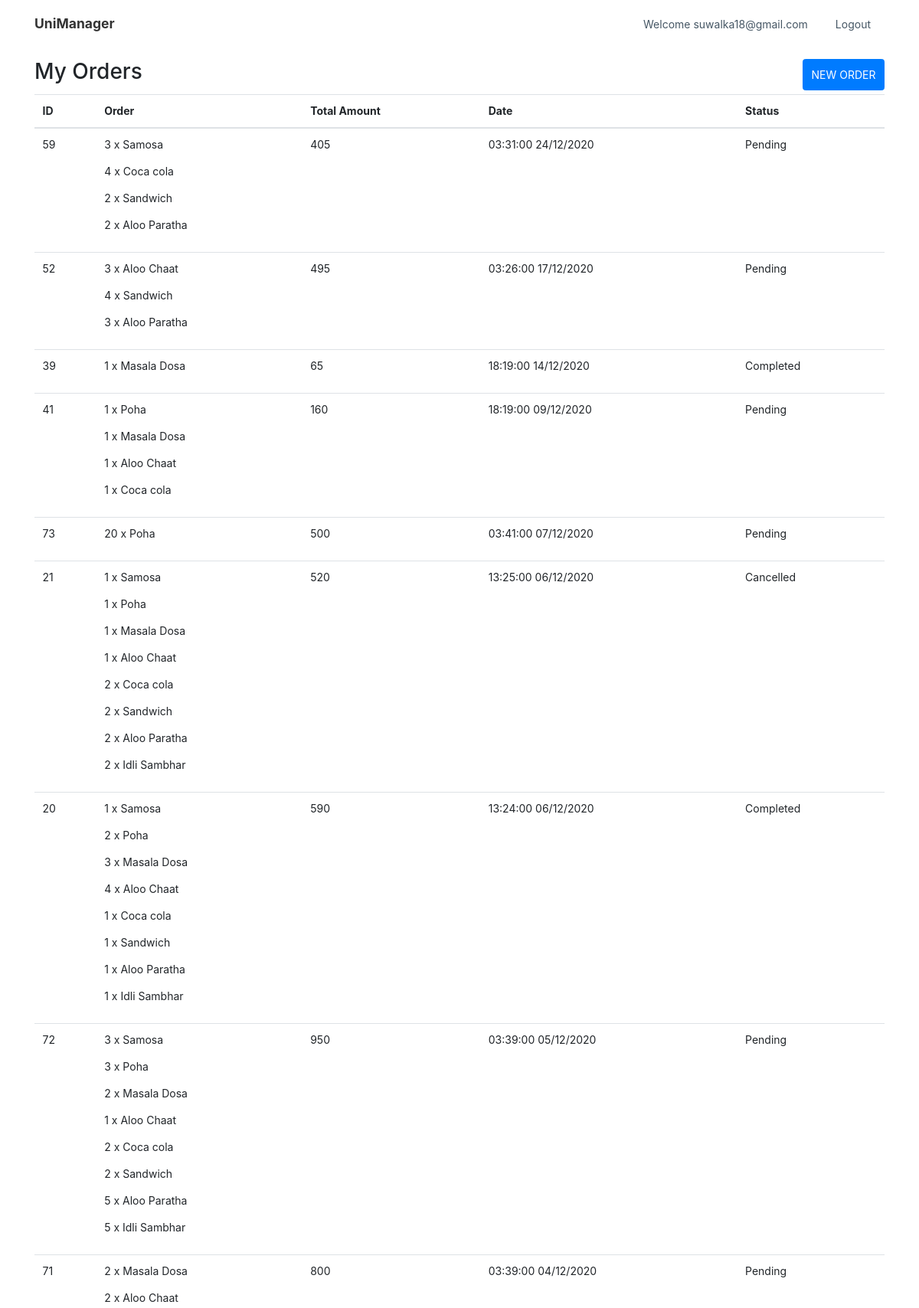
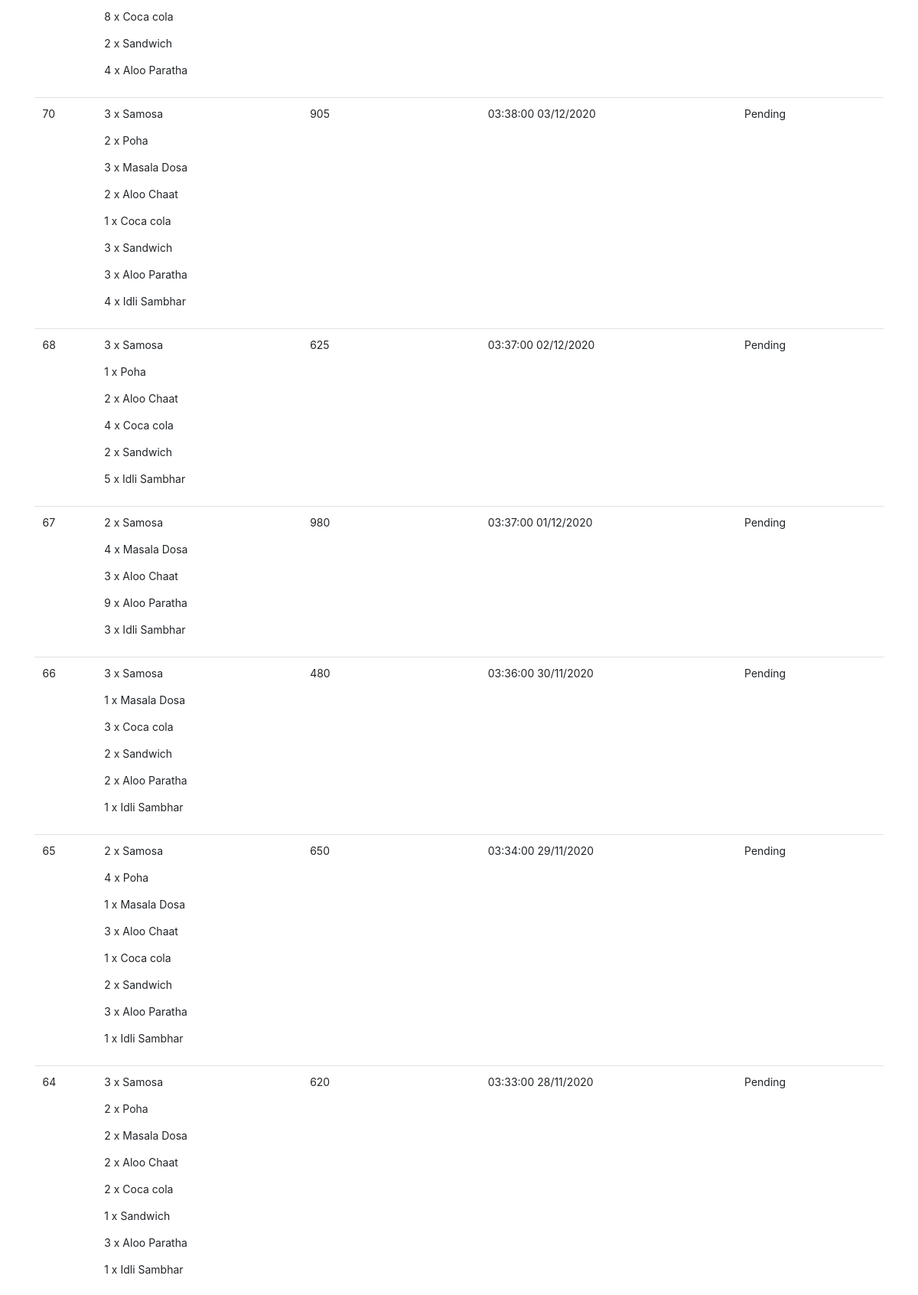
/home/canteen (signed in, upper part), run on the app's committed database (2 pictures, top to bottom).
### myapp/models.py (models this page shows)
class Order(models.Model):
    submit_user = models.ForeignKey(get_user_model(), on_delete=models.CASCADE, related_name="user_order")
    order_date = models.DateTimeField(auto_now=True, null=False, blank=False)
    delivery_date = models.DateTimeField(null=False, blank=False)
    total_cost = models.IntegerField(blank=False, null=True)
    status = models.IntegerField(blank=False, null=False, default=0)

### myapp/views.py (the view)
# urls.py: path("home/canteen", canteen_user, name="canteen"),
def canteen_user(request):
    orders = list(Order.objects.filter(submit_user=request.user).order_by("-delivery_date").values())
    for order in range(len(orders)):
        itemob = list(Order_items.objects.filter(order_id=orders[order]["id"]).values())
        orders[order]["delivery_date"] = orders[order]["delivery_date"].strftime('%H:%M:%S %d/%m/%Y')
        food_items = []
        for item in itemob:
            menu_item = Menu.objects.filter(id=item["item_id_id"]).first()
            food_items.append([str(item["quantity"]) + " x " + menu_item.name])
        orders[order]["items"] = food_items
    return render(request, "canteen_user.html", {"name": request.session['name'].split()[0], "orders": orders})

### templates/canteen_user.html (shortened to what this page needs)
{% load static %}
<!DOCTYPE html>
<html>
<head>
    <link rel="stylesheet" href="{% static 'assets/bootstrap/css/bootstrap.min.css' %}">
    <link rel="stylesheet" href="{% static 'assets/fonts/ionicons.min.css' %}">
    <link rel="stylesheet" href="{% static 'assets/css/Contact-Form-Clean-n.css' %}">
    <link rel="stylesheet" href="{% static 'assets/css/Different-Styled---Cards-1-n.css' %}">
    <link rel="stylesheet" href="{% static 'assets/css/Different-Styled---Cards-n.css' %}">
    <link rel="stylesheet" href="{% static 'assets/css/Footer-Basic-n.css' %}">
    <link rel="stylesheet" href="{% static 'assets/css/Navigation-Clean-n.css' %}">
    <link rel="stylesheet" href="{% static 'assets/css/Newsletter-Subscription-Form-n.css' %}">
    <link rel="stylesheet" href="{% static 'assets/css/styles-n.css' %}">
</head>
<body>
<nav class="navbar navbar-light navbar-expand-md navigation-clean">
    <div class="container"><a class="navbar-brand" href="/">UniManager</a>
        <div class="collapse navbar-collapse"
             id="navcol-1">
            <ul class="nav navbar-nav ml-auto">
                <li class="nav-item" role="presentation"><a class="nav-link" href="#">Welcome {{ name }}</a></li>
                <li class="nav-item" role="presentation"><a class="nav-link" href="/logout">Logout</a></li>
            </ul>
        </div>
    </div>
</nav>
<div style="margin-top: 1em;">
    <div class="container">
        <div style="display: flex;justify-content: space-between;margin-bottom: 5px;">
            <h2 class="text-left">My Orders</h2>
            <button class="btn btn-primary" type="submit" style="text-transform: uppercase"
                    onclick="window.location ='canteen/new'">New Order
            </button>
        </div>
        <div class="table-responsive">
            <table class="table">
                <thead>
                <tr>
                    <th>ID</th>
                    <th>Order</th>
                    <th>Total Amount</th>
                    <th>Date</th>
                    <th>Status</th>
                </tr>
                </thead>
                <tbody>
                {% for order in orders %}
                    <tr>
                        <td>{{ order.id }}</td>
                        <td>
                            {% for item in order.items %}
                                <p>{{ item.0 }}</p>
                            {% endfor %}
                        </td>
                        <td>{{ order.total_cost }}</td>
                        <td>{{ order.delivery_date }}</td>
                        <td> {% if order.status == 0 %}
                            Pending
                        {% elif order.status == 1 %}
                            Completed
                        {% elif order.status == 2 %}
                            Cancelled
                        {% endif %}  </td>
                    </tr>
                {% endfor %}
                </tbody>
            </table>
        </div>
    </div>
</div>
</body>
</html>

### static/assets/css/Different-Styled---Cards-1-n.css (style rules this page uses)
.navbar { display: block; }
html { font-family: Lato, 'Helvetica Neue', Arial, Helvetica, sans-serif; font-size: 14px; }

### static/assets/css/Navigation-Clean-n.css (style rules this page uses)
.navigation-clean { background: #fff; padding-top: .75rem; padding-bottom: .75rem; color: #333; border-radius: 0; box-shadow: none; border: none; margin-bottom: 0; }
@media (min-width:768px) { .navigation-clean { padding-top: 1rem; padding-bottom: 1rem; } }
.navigation-clean .navbar-brand { font-weight: bold; color: inherit; }
.navigation-clean .navbar-collapse, .navigation-clean .form-inline { border-top-color: #ddd; }
.navigation-clean.navbar .navbar-nav .nav-link { padding-left: 18px; padding-right: 18px; }
.navigation-clean.navbar-light .navbar-nav .nav-link { color: #465765; }

### data on the page
Order: id "59", item "3 x Samosa" "4 x Coca cola" "2 x Sandwich" "2 x Aloo Paratha", total_cost "405", delivery_date "03:31:00 24/12/2020", status "Pending"
Order: id "52", item "3 x Aloo Chaat" "4 x Sandwich" "3 x Aloo Paratha", total_cost "495", delivery_date "03:26:00 17/12/2020", status "Pending"
Order: id "39", item "1 x Masala Dosa", total_cost "65", delivery_date "18:19:00 14/12/2020", status "Completed"
Order: id "41", item "1 x Poha" "1 x Masala Dosa" "1 x Aloo Chaat" "1 x Coca cola", total_cost "160", delivery_date "18:19:00 09/12/2020", status "Pending"
Order: id "73", item "20 x Poha", total_cost "500", delivery_date "03:41:00 07/12/2020", status "Pending"
Order: id "21", item "1 x Samosa" "1 x Poha" "1 x Masala Dosa" "1 x Aloo Chaat" "2 x Coca cola" "2 x Sandwich" "2 x Aloo Paratha" "2 x Idli Sambhar", total_cost "520", delivery_date "13:25:00 06/12/2020", status "Cancelled"
Order: id "20", item "1 x Samosa" "2 x Poha" "3 x Masala Dosa" "4 x Aloo Chaat" "1 x Coca cola" "1 x Sandwich" "1 x Aloo Paratha" "1 x Idli Sambhar", total_cost "590", delivery_date "13:24:00 06/12/2020", status "Completed"
Order: id "72", item "3 x Samosa" "3 x Poha" "2 x Masala Dosa" "1 x Aloo Chaat" "2 x Coca cola" "2 x Sandwich" "5 x Aloo Paratha" "5 x Idli Sambhar", total_cost "950", delivery_date "03:39:00 05/12/2020", status "Pending"
Order: id "71", item "2 x Masala Dosa" "2 x Aloo Chaat" "8 x Coca cola" "2 x Sandwich" "4 x Aloo Paratha", total_cost "800", delivery_date "03:39:00 04/12/2020", status "Pending"
Order: id "70", item "3 x Samosa" "2 x Poha" "3 x Masala Dosa" "2 x Aloo Chaat" "1 x Coca cola" "3 x Sandwich" "3 x Aloo Paratha" "4 x Idli Sambhar", total_cost "905", delivery_date "03:38:00 03/12/2020", status "Pending"
Order: id "68", item "3 x Samosa" "1 x Poha" "2 x Aloo Chaat" "4 x Coca cola" "2 x Sandwich" "5 x Idli Sambhar", total_cost "625", delivery_date "03:37:00 02/12/2020", status "Pending"
Order: id "67", item "2 x Samosa" "4 x Masala Dosa" "3 x Aloo Chaat" "9 x Aloo Paratha" "3 x Idli Sambhar", total_cost "980", delivery_date "03:37:00 01/12/2020", status "Pending"
Order: id "66", item "3 x Samosa" "1 x Masala Dosa" "3 x Coca cola" "2 x Sandwich" "2 x Aloo Paratha" "1 x Idli Sambhar", total_cost "480", delivery_date "03:36:00 30/11/2020", status "Pending"
Order: id "65", item "2 x Samosa" "4 x Poha" "1 x Masala Dosa" "3 x Aloo Chaat" "1 x Coca cola" "2 x Sandwich" "3 x Aloo Paratha" "1 x Idli Sambhar", total_cost "650", delivery_date "03:34:00 29/11/2020", status "Pending"
Order: id "64", item "3 x Samosa" "2 x Poha" "2 x Masala Dosa" "2 x Aloo Chaat" "2 x Coca cola" "1 x Sandwich" "3 x Aloo Paratha" "1 x Idli Sambhar", total_cost "620", delivery_date "03:33:00 28/11/2020", status "Pending"

### other printed values
{{ name }} "suwalka18@gmail.com"
